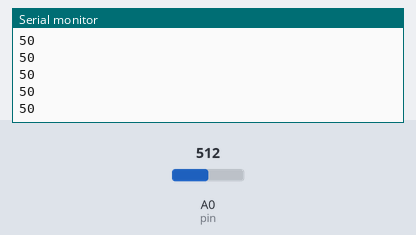
Bench run of a sketch on a simulated Arduino Uno, built with avr-gcc and run on an emulated ATmega328P. Parts: the last lines printed to the serial monitor. The test bench sets the inputs (shaded band); at power-on: A0 (pin) = 512.

Above: at 1.2 s.
1.3 s: A0 (pin) set to 716
At 2.3 s:
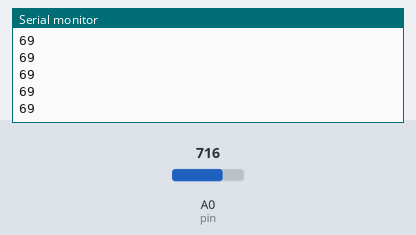
2.8 s: A0 (pin) set to 900
At 3.9 s:
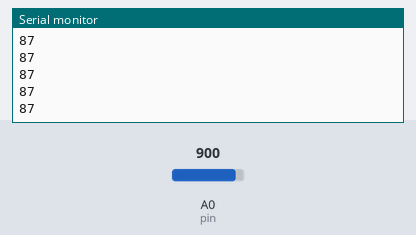
Timing chart, 0 to 5.8 s (numbered marks = the images above; inputs shaded):
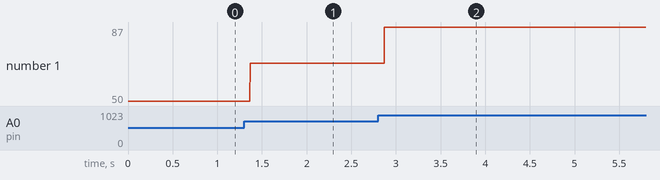

The sketch:

32IV_7_Potentiometer_sample.ino
```cpp
int pin=A0;
int MAX=1023;

void setup()
{
  pinMode(pin, INPUT);
  Serial.begin(9600);
}

int getPotentiometer(){
  int current=analogRead(pin);
  return map(current, 0, MAX, 0, 100);
}

void loop()
{
  int res=getPotentiometer();
  Serial.println(res);
}
```

Measured:
- after the input at 1.3 s, the serial monitor: prints a new line after 0.07 s (image 1)
- after the input at 2.8 s, the serial monitor: prints a new line after 0.07 s (image 2)
- plotted number 1: 50 → 69 after the input at 1.3 s, 69 → 87 after the input at 2.8 s
